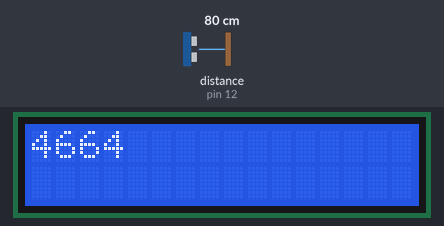
This sketch was run on a simulated Arduino Uno, built with avr-gcc and run on an emulated ATmega328P. On the bench: 16×2 character LCD. Inputs (shaded band) come from the test bench; at power-on: distance to the obstacle (sensor on pin 12) 80 cm. The echo pulse lasts 58.3 µs per cm.

Above: at 1.2 s.
2.3 s: distance to the obstacle (sensor on pin 12) set to 2 cm
At 4.0 s:
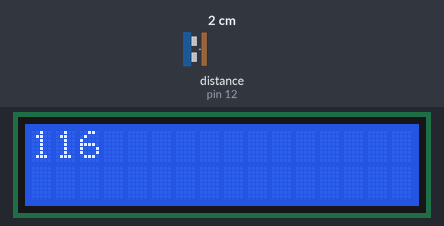
5.4 s: distance to the obstacle (sensor on pin 12) set to 4 cm
At 6.1 s:
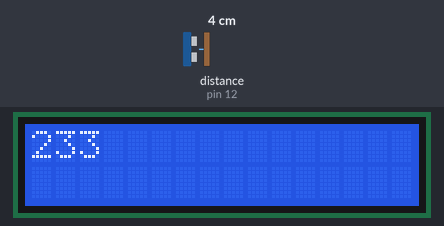
7.9 s: distance to the obstacle (sensor on pin 12) set to 9 cm
At 9.4 s:
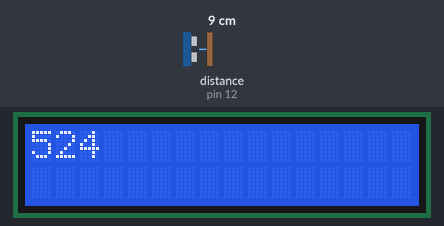
Timing chart, 0 to 10.9 s (numbered marks = the images above; inputs shaded):
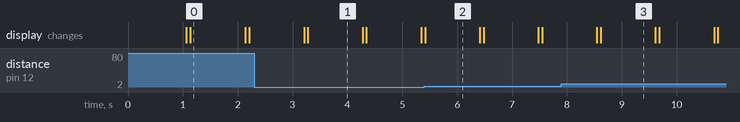

The sketch:

sketch_mar25a.ino
```cpp
#include <LiquidCrystal.h>
#include <HCSR04.h>

// ultrasonic sensor setup
const int triggerPin = 13;
const int echoPin = 12;
UltraSonicDistanceSensor distanceSensor(triggerPin, echoPin);

long duration;

void setup() {  //   pin  pin
    LiquidCrystal lcd(12, 11, 5, 4, 3, 2);
    lcd.begin(16,2);
    lcd.print("hello");

    pinMode(triggerPin, OUTPUT);
    pinMode(echoPin, INPUT);
    Serial.begin(9600);

    delay(1000);
  }


void loop()  {
  LiquidCrystal lcd(12, 11, 5, 4, 3, 2);
  lcd.begin(16,2);
  lcd.clear();

  double distance = distanceSensor.measureDistanceCm();

  digitalWrite(triggerPin, LOW);
  delayMicroseconds(2);

  digitalWrite(triggerPin, HIGH);
  delayMicroseconds(10);
  digitalWrite(triggerPin, LOW);

  duration = pulseIn(echoPin, HIGH);
  distance = duration*0.034/4;

  lcd.print(duration);

  delay(1000);


  }
```

Measured:
- after the input at 2.3 s, the display: first differs from a run without the input after 0.98 s (image 1)
- after the input at 5.4 s, the display: changes at once (image 2)
- after the input at 7.9 s, the display: first differs from a run without the input after 0.71 s (image 3)
- what the display in image 0 shows lasts 1.0 s, from 1.1 s to 2.1 s
